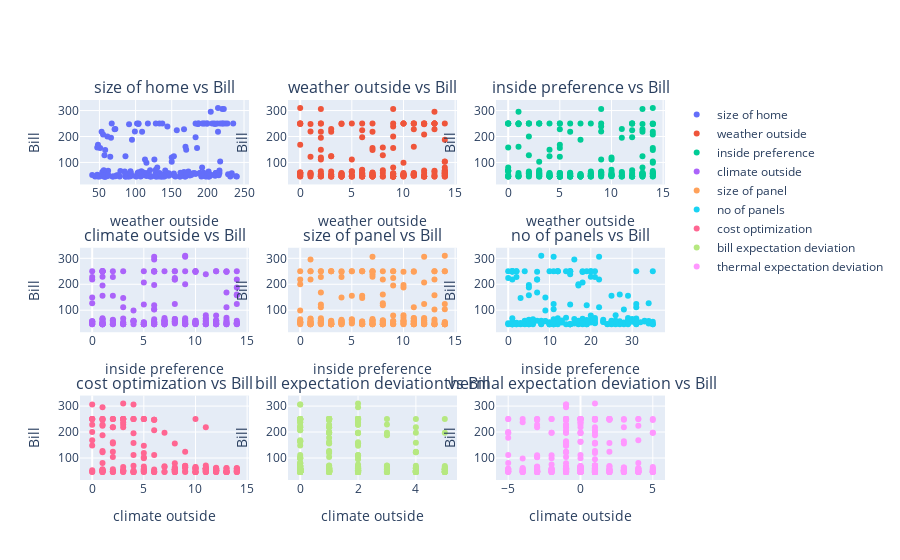

Notebook source saved alongside this figure:
### Code cell
fig = make_subplots(rows = 3, cols = 3, 
        subplot_titles=[f'{i} vs Bill' for i in cols])

c = 0

for i in range(1, 4):
    for j in range(1, 4):
        scatter = go.Scatter(x = dataSet[cols[c]], y = dataSet.bill, 
            name=cols[c], mode='markers')

        fig.add_trace(scatter, row = i, col = j)
        c += 1

        xax = f'xaxis{c}'
        yax = f'yaxis{c}'

        fig['layout'][xax]['title']= cols[i]
        fig['layout'][yax]['title']= 'Bill'


fig.show()
fig.write_html('first_figure.html', auto_open=True)

# fig.show(renderer = 'browser', auto_open = True)

### Figure 1 — Plotly figure (JSON) as saved in the notebook; plotly's stock layout.template omitted (floating-point values rounded to 4 significant figures; data arrays with more than 128 entries replaced by an {"elided": "..."} marker saying what was removed)
{"data": [{"mode": "markers", "name": "size of home", "type": "scatter", "x": {"elided": "420 int values"}, "xaxis": "x", "y": {"elided": "420 float values"}, "yaxis": "y"}, {"mode": "markers", "name": "weather outside", "type": "scatter", "x": {"elided": "420 int values"}, "xaxis": "x2", "y": {"elided": "420 float values"}, "yaxis": "y2"}, {"mode": "markers", "name": "inside preference", "type": "scatter", "x": {"elided": "420 int values"}, "xaxis": "x3", "y": {"elided": "420 float values"}, "yaxis": "y3"}, {"mode": "markers", "name": "climate outside", "type": "scatter", "x": {"elided": "420 int values"}, "xaxis": "x4", "y": {"elided": "420 float values"}, "yaxis": "y4"}, {"mode": "markers", "name": "size of panel", "type": "scatter", "x": {"elided": "420 int values"}, "xaxis": "x5", "y": {"elided": "420 float values"}, "yaxis": "y5"}, {"mode": "markers", "name": "no of panels", "type": "scatter", "x": {"elided": "420 int values"}, "xaxis": "x6", "y": {"elided": "420 float values"}, "yaxis": "y6"}, {"mode": "markers", "name": "cost optimization", "type": "scatter", "x": {"elided": "420 int values"}, "xaxis": "x7", "y": {"elided": "420 float values"}, "yaxis": "y7"}, {"mode": "markers", "name": "bill expectation deviation", "type": "scatter", "x": {"elided": "420 int values"}, "xaxis": "x8", "y": {"elided": "420 float values"}, "yaxis": "y8"}, {"mode": "markers", "name": "thermal expectation deviation", "type": "scatter", "x": {"elided": "420 int values"}, "xaxis": "x9", "y": {"elided": "420 float values"}, "yaxis": "y9"}], "layout": {"annotations": [{"font": {"size": 16}, "showarrow": false, "text": "size of home vs Bill", "x": 0.1444, "xanchor": "center", "xref": "paper", "y": 1, "yanchor": "bottom", "yref": "paper"}, {"font": {"size": 16}, "showarrow": false, "text": "weather outside vs Bill", "x": 0.5, "xanchor": "center", "xref": "paper", "y": 1, "yanchor": "bottom", "yref": "paper"}, {"font": {"size": 16}, "showarrow": false, "text": "inside preference vs Bill", "x": 0.8556, "xanchor": "center", "xref": "paper", "y": 1, "yanchor": "bottom", "yref": "paper"}, {"font": {"size": 16}, "showarrow": false, "text": "climate outside vs Bill", "x": 0.1444, "xanchor": "center", "xref": "paper", "y": 0.6111, "yanchor": "bottom", "yref": "paper"}, {"font": {"size": 16}, "showarrow": false, "text": "size of panel vs Bill", "x": 0.5, "xanchor": "center", "xref": "paper", "y": 0.6111, "yanchor": "bottom", "yref": "paper"}, {"font": {"size": 16}, "showarrow": false, "text": "no of panels vs Bill", "x": 0.8556, "xanchor": "center", "xref": "paper", "y": 0.6111, "yanchor": "bottom", "yref": "paper"}, {"font": {"size": 16}, "showarrow": false, "text": "cost optimization vs Bill", "x": 0.1444, "xanchor": "center", "xref": "paper", "y": 0.2222, "yanchor": "bottom", "yref": "paper"}, {"font": {"size": 16}, "showarrow": false, "text": "bill expectation deviation vs Bill", "x": 0.5, "xanchor": "center", "xref": "paper", "y": 0.2222, "yanchor": "bottom", "yref": "paper"}, {"font": {"size": 16}, "showarrow": false, "text": "thermal expectation deviation vs Bill", "x": 0.8556, "xanchor": "center", "xref": "paper", "y": 0.2222, "yanchor": "bottom", "yref": "paper"}], "xaxis": {"anchor": "y", "domain": [0, 0.2889], "title": {"text": "weather outside"}}, "xaxis2": {"anchor": "y2", "domain": [0.3556, 0.6444], "title": {"text": "weather outside"}}, "xaxis3": {"anchor": "y3", "domain": [0.7111, 1], "title": {"text": "weather outside"}}, "xaxis4": {"anchor": "y4", "domain": [0, 0.2889], "title": {"text": "inside preference"}}, "xaxis5": {"anchor": "y5", "domain": [0.3556, 0.6444], "title": {"text": "inside preference"}}, "xaxis6": {"anchor": "y6", "domain": [0.7111, 1], "title": {"text": "inside preference"}}, "xaxis7": {"anchor": "y7", "domain": [0, 0.2889], "title": {"text": "climate outside"}}, "xaxis8": {"anchor": "y8", "domain": [0.3556, 0.6444], "title": {"text": "climate outside"}}, "xaxis9": {"anchor": "y9", "domain": [0.7111, 1], "title": {"text": "climate outside"}}, "yaxis": {"anchor": "x", "domain": [0.7778, 1], "title": {"text": "Bill"}}, "yaxis2": {"anchor": "x2", "domain": [0.7778, 1], "title": {"text": "Bill"}}, "yaxis3": {"anchor": "x3", "domain": [0.7778, 1], "title": {"text": "Bill"}}, "yaxis4": {"anchor": "x4", "domain": [0.3889, 0.6111], "title": {"text": "Bill"}}, "yaxis5": {"anchor": "x5", "domain": [0.3889, 0.6111], "title": {"text": "Bill"}}, "yaxis6": {"anchor": "x6", "domain": [0.3889, 0.6111], "title": {"text": "Bill"}}, "yaxis7": {"anchor": "x7", "domain": [0, 0.2222], "title": {"text": "Bill"}}, "yaxis8": {"anchor": "x8", "domain": [0, 0.2222], "title": {"text": "Bill"}}, "yaxis9": {"anchor": "x9", "domain": [0, 0.2222], "title": {"text": "Bill"}}}}
